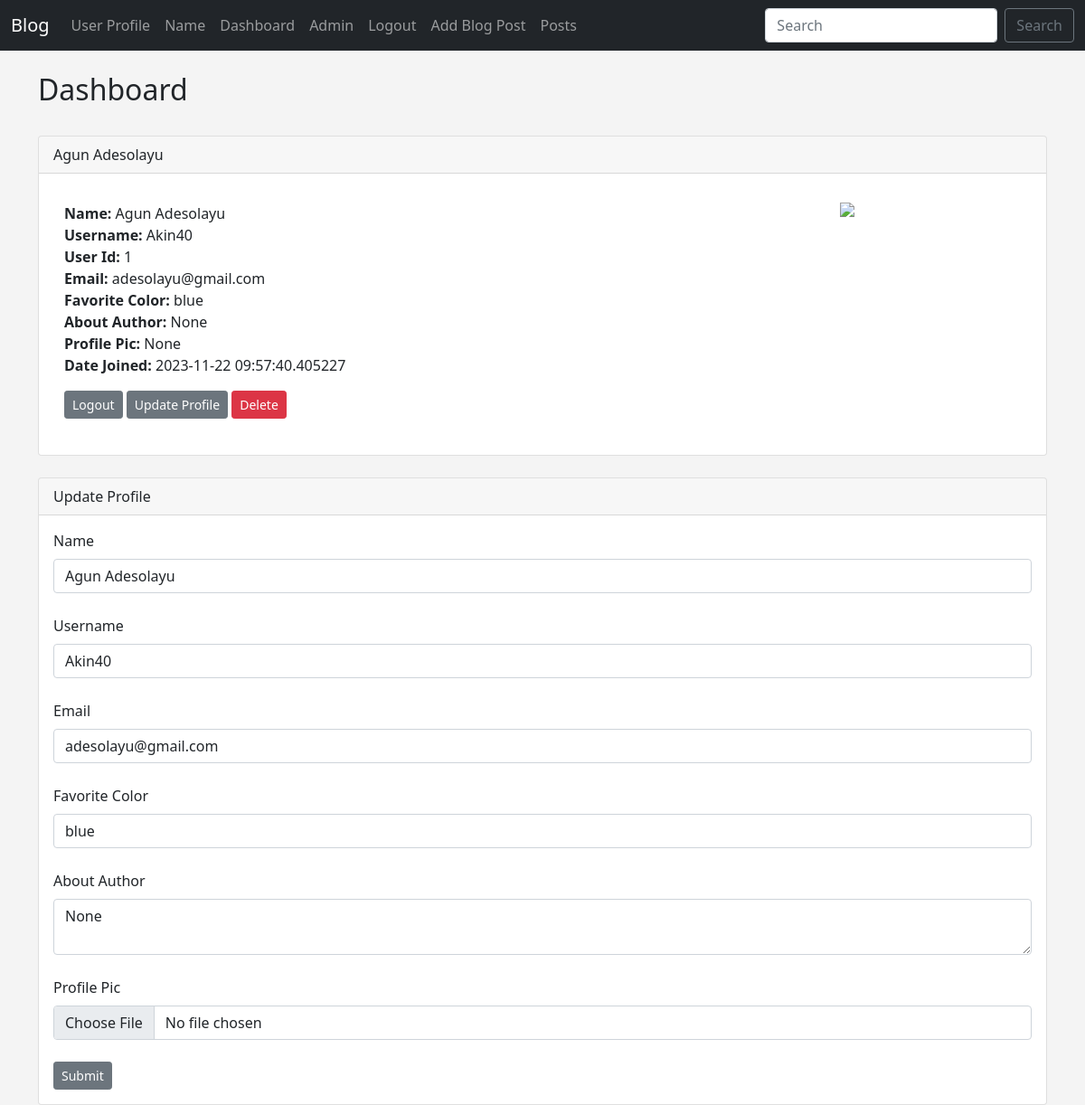
The app's page /dashboard (signed in) with its own data.
### app.py (models this page shows, shortened)
class Users(db.Model, UserMixin):
	id = db.Column(db.Integer, primary_key=True)
	username = db.Column(db.String(20), nullable=False, unique=True)
	name = db.Column(db.String(200), nullable=False)
	email = db.Column(db.String(120), nullable=False, unique=True)
	favorite_color = db.Column(db.String(120))
	about_author = db.Column(db.Text(), nullable=True)
	date_added = db.Column(db.DateTime, default=datetime.utcnow)
	profile_pic = db.Column(db.String(), nullable=True)
	password_hash = db.Column(db.String(128))
	posts = db.relationship('Posts', backref='poster')
	@property
	def password(self):
		raise AttributeError('password is not a readable attribute!')

### app.py (the view)
@app.route('/dashboard', methods=['GET', 'POST'])
@login_required
def dashboard():
	form = UserForm()
	id = current_user.id
	name_to_update = Users.query.get_or_404(id)
	if request.method == "POST":
		name_to_update.name = request.form['name']
		name_to_update.email = request.form['email']
		name_to_update.favorite_color = request.form['favorite_color']
		name_to_update.username = request.form['username']
		name_to_update.about_author = request.form['about_author']
		if request.files['profile_pic']:
			name_to_update.profile_pic = request.files['profile_pic']
			pic_filename = secure_filename(name_to_update.profile_pic.filename)
			pic_name = str(uuid.uuid1()) + "_" + pic_filename
			saver = request.files['profile_pic']
			name_to_update.profile_pic = pic_name
			try:
				db.session.commit()
				saver.save(os.path.join(app.config['UPLOAD_FOLDER'], pic_name))
				flash("User Updated Successfully!")
				return render_template("dashboard.html",
					form=form,
					name_to_update = name_to_update)
			except:
				flash("Error!  Looks like there was a problem...try again!")
				return render_template("dashboard.html",
					form=form,
					name_to_update = name_to_update)
		else:
			db.session.commit()
			flash("User Updated Successfully!")
			return render_template("dashboard.html",
				form=form,
				name_to_update = name_to_update)
	else:
		return render_template("dashboard.html",
				form=form,
				name_to_update = name_to_update,
				id = id)
	return render_template('dashboard.html')

### webforms.py
class UserForm(FlaskForm):
	name = StringField("Name", validators=[DataRequired()])
	username = StringField("Username", validators=[DataRequired()])
	email = StringField("Email", validators=[DataRequired()])
	favorite_color = StringField("Favorite Color")
	about_author = TextAreaField("About Author")
	password_hash = PasswordField('Password', validators=[DataRequired(), EqualTo('password_hash2', message='Passwords Must Match!')])
	password_hash2 = PasswordField('Confirm Password', validators=[DataRequired()])
	profile_pic = FileField("Profile Pic")
	submit = SubmitField("Submit")

class SearchForm(FlaskForm):
	searched = StringField("Searched", validators=[DataRequired()])
	submit = SubmitField("Submit")

### app.py (called while the page is built)
@login_manager.user_loader
def load_user(user_id):
	return Users.query.get(int(user_id))

@app.context_processor
def base():
	form = SearchForm()
	return dict(form=form)

### templates/dashboard.html (shortened to what this page needs)
{% extends 'base.html' %}
{% block content %}
	<h2>Dashboard</h2>
	<br/>
	<div class="card">
  <div class="card-header">
    {{ current_user.name }}
  </div>
  <div class="card-body">
    <p class="card-text">
<div class="container">
	<div class="row">
		<div class="col-8">
    <strong>Name:</strong>
	{{ current_user.name }}<br/>
	<strong>Username:</strong>
	{{ current_user.username }}<br/>
	<strong>User Id:</strong>
	{{ current_user.id }}<br/>
	<strong>Email:</strong>
	{{ current_user.email }}<br/>
	<strong>Favorite Color:</strong>
	{{ current_user.favorite_color }}<br/>
	<strong>About Author:</strong>
	{{ current_user.about_author }}<br/>
	<strong>Profile Pic:</strong>
	{{ current_user.profile_pic }}<br/>
	<strong>Date Joined:</strong>
	{{ current_user.date_added }}<br/>
    </p>
    <a href="{{ url_for('logout')}}" class="btn btn-secondary btn-sm">Logout</a>
    <a href="{{ url_for('update', id=current_user.id)}}" class="btn btn-secondary btn-sm">Update Profile</a>
    <a href="{{ url_for('delete', id=current_user.id)}}" class="btn btn-danger btn-sm">Delete</a>
    <br/><br/>
	</div>
	<div class="col-4">
		{% if current_user.profile_pic %}
		<img src="{{ url_for('static', filename='images/' + current_user.profile_pic)}}" width="200" align="right">
		{% else %}
		<img src="{{ url_for('static', filename='images/default_profile_pic.png')}}" width="200" align="right">
		{% endif %}
	</div>
	</div>
	</div>
<br/>
<div class="card">
  <div class="card-header">
    Update Profile
  </div>
  <div class="card-body">
  	<form action="/dashboard" method="POST" enctype="multipart/form-data">
		{{ form.name.label(class="form-label") }}
		{{ form.name(class="form-control", value=name_to_update.name) }}
		<br/>
		{{ form.username.label(class="form-label") }}
		{{ form.username(class="form-control", value=name_to_update.username) }}
		<br/>
		{{ form.email.label(class="form-label") }}
		{{ form.email(class="form-control", value=name_to_update.email) }}
		<br/>
		{{ form.favorite_color.label(class="form-label") }}
		{{ form.favorite_color(class="form-control", value=name_to_update.favorite_color) }}
		<br/>
		{{ form.about_author.label(class="form-label") }}
		<textarea name="about_author" class="form-control">{{ name_to_update.about_author }}</textarea>
		<br/>
		{{ form.profile_pic.label(class="form-label") }}
		{{ form.profile_pic(class="form-control", value=name_to_update.profile_pic) }}
		<br/>
		{{ form.submit(class="btn btn-secondary btn-sm") }}
	</form>
</div>
</div>
{% endblock %}

### static/css/style.css (style rules this page uses)
body { background: #f4f4f4; }

### records on screen
Users: name "Agun Adesolayu", username "Akin40", id "1", email "adesolayu@gmail.com", favorite_color "blue", about_author "None", profile_pic "None", date_added "2023-11-22 09:57:40.405227"
